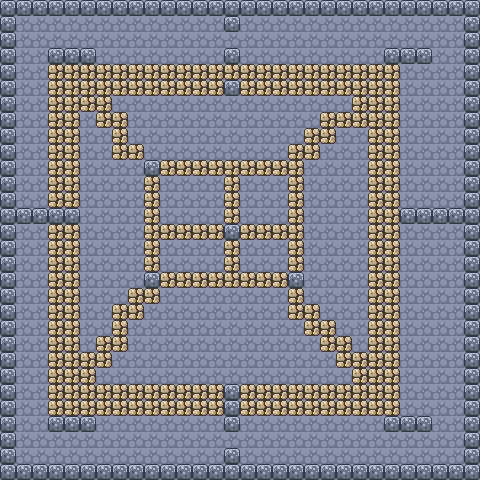

Below is a game level as drawn by its tile map, then a one-line description and the .tmx that defines it (tile-layer data replaced by summaries):
An orthogonal 30x30 tile map with 16x16 px tiles, 2 tile layers (Back ground, Graphics Lyer) and 419 objects.

<map version="1.4" tiledversion="1.4.2" orientation="orthogonal" renderorder="right-down" width="30" height="30" tilewidth="16" tileheight="16" infinite="0" nextlayerid="24" nextobjectid="606">
 <tileset firstgid="1" name="teleset" tilewidth="16" tileheight="16" tilecount="176" columns="11">
  <image source="four-seasons-tileset.png" width="176" height="256" />
 </tileset>
 <layer id="9" name="Back ground" width="30" height="30">
  <data>[900 cells, 900 non-empty, 1 distinct tile ids]</data>
 </layer>
 <layer id="11" name="Graphics Lyer" width="30" height="30">
  <data>[900 cells, 378 non-empty, 2 distinct tile ids]</data>
 </layer>
 <objectgroup id="19" name="Balloom">
  <object id="410" x="168" y="431.75" width="9.5" height="9.5" />
  <object id="411" x="194" y="318.5" width="8.25" height="6.75" />
  <object id="595" x="261.75" y="113" width="8" height="7.25" />
  <object id="603" x="149.75" y="427" width="6.25" height="4.25" />
  <object id="604" x="152" y="438" width="6" height="6.5" />
  <object id="605" x="152" y="449.25" width="5.75" height="6.25" />
 </objectgroup>
 <objectgroup id="20" name="Enemy2">
  <object id="412" x="22" y="330" width="10" height="9.5" />
 </objectgroup>
 <objectgroup id="21" name="Enemy3" />
 <objectgroup id="10" name="Wall">
  <object id="74" x="48.5" y="48" width="13" height="15.25" />
  <object id="75" x="225" y="16" width="15" height="15" />
  <object id="76" x="224.5" y="49" width="15.5" height="14" />
  <object id="77" x="226" y="80.5" width="14" height="15" />
  <object id="78" x="145" y="160" width="14.5" height="15" />
  <object id="79" x="226" y="225" width="13" height="14" />
  <object id="80" x="290" y="273.5" width="14" height="13.5" />
  <object id="82" x="146" y="272" width="12.5" height="13" />
  <object id="83" x="17" y="208.75" width="12.5" height="14" />
  <object id="84" x="401.25" y="208.75" width="12.75" height="13.75" />
  <object id="86" x="226" y="449.75" width="13.5" height="13" />
  <object id="87" x="49.75" y="417.75" width="10.5" height="11" />
  <object id="89" x="385.5" y="417" width="12.75" height="13.75" />
  <object id="90" x="385" y="48.75" width="13.25" height="14.25" />
  <object id="168" x="-0.666667" y="17.25" width="15" height="11.6667" />
  <object id="170" x="0.0833333" y="32.5" width="14" height="11.9167" />
  <object id="171" x="0.0833333" y="51" width="14" height="10.9167" />
  <object id="172" x="0.333333" y="67.5" width="13.75" height="8.66667" />
  <object id="173" x="-0.416667" y="83.75" width="15.25" height="9.41667" />
  <object id="174" x="0.0833333" y="98.25" width="14.25" height="9.41667" />
  <object id="175" x="0.333333" y="114.75" width="13.25" height="10.4167" />
  <object id="176" x="0.833333" y="130.25" width="13" height="10.6667" />
  <object id="177" x="0.833333" y="146.25" width="13.5" height="9.91667" />
  <object id="178" x="0.833333" y="162.25" width="12.75" height="10.1667" />
  <object id="179" x="1.08333" y="178.5" width="12.5" height="10.4167" />
  <object id="180" x="0.333333" y="194" width="12.5" height="11.6667" />
  <object id="181" x="0.583333" y="210.5" width="14" height="13.1667" />
  <object id="182" x="1.33333" y="226.5" width="11.5" height="9.91667" />
  <object id="183" x="1.33333" y="242.5" width="11.5" height="9.91667" />
  <object id="184" x="1.33333" y="259.5" width="12" height="9.66667" />
  <object id="185" x="1.33333" y="274" width="12" height="9.66667" />
  <object id="186" x="0.333333" y="290.5" width="11.75" height="10.6667" />
  <object id="187" x="0.333333" y="305.5" width="12.25" height="10.9167" />
  <object id="188" x="1.08333" y="322.75" width="12" height="10.9167" />
  <object id="189" x="0.333333" y="338.5" width="13" height="10.9167" />
  <object id="190" x="0.833333" y="353.25" width="13.25" height="10.4167" />
  <object id="191" x="0.833333" y="369.5" width="12.25" height="10.9167" />
  <object id="192" x="0.833333" y="386.5" width="12.75" height="11.6667" />
  <object id="193" x="0.583333" y="401.5" width="13.25" height="11.6667" />
  <object id="194" x="1.33333" y="417.75" width="11.75" height="11.9167" />
  <object id="195" x="0.0833333" y="435" width="12.75" height="10.1667" />
  <object id="196" x="1.08333" y="449" width="12.25" height="10.9167" />
  <object id="197" x="66.25" y="418.25" width="10.5" height="11" />
  <object id="198" x="82" y="417.75" width="10.5" height="11" />
  <object id="199" x="32.5" y="209.25" width="12.5" height="14" />
  <object id="200" x="49" y="209" width="12.5" height="14" />
  <object id="201" x="66.5" y="209" width="12.5" height="14" />
  <object id="202" x="65.25" y="49" width="13" height="15.25" />
  <object id="203" x="81.25" y="48.25" width="13" height="15.25" />
  <object id="204" x="401.75" y="49.5" width="13.25" height="14.25" />
  <object id="205" x="418.25" y="49" width="13.25" height="14.25" />
  <object id="206" x="416.5" y="209" width="12.75" height="13.75" />
  <object id="207" x="432.5" y="209.25" width="12.75" height="13.75" />
  <object id="208" x="449.25" y="209.5" width="12.75" height="13.75" />
  <object id="209" x="401.5" y="418" width="12.75" height="13.75" />
  <object id="210" x="417" y="417" width="12.75" height="13.75" />
  <object id="223" x="1" y="465.5" width="12.75" height="13.5" />
  <object id="226" x="17" y="465.25" width="13.25" height="13.75" />
  <object id="227" x="34.5" y="465.25" width="13.25" height="13.75" />
  <object id="228" x="50" y="464.5" width="13.25" height="13.75" />
  <object id="229" x="66.25" y="465.25" width="13.25" height="13.75" />
  <object id="230" x="81.75" y="465" width="13.25" height="13.75" />
  <object id="231" x="97.75" y="465.25" width="13.25" height="13.75" />
  <object id="232" x="113.25" y="464.75" width="13.25" height="13.75" />
  <object id="233" x="129.25" y="465" width="13.25" height="13.75" />
  <object id="234" x="145.25" y="465" width="13.25" height="13.75" />
  <object id="235" x="160" y="465.25" width="13.25" height="13.75" />
  <object id="236" x="177" y="465.25" width="13.25" height="13.75" />
  <object id="237" x="193.75" y="464.75" width="13.25" height="13.75" />
  <object id="238" x="209" y="465.75" width="13.25" height="13.75" />
  <object id="239" x="225" y="465" width="13.25" height="13.75" />
  <object id="240" x="241.25" y="465" width="13.25" height="13.75" />
  <object id="241" x="257.5" y="465" width="13.25" height="13.75" />
  <object id="242" x="273.25" y="465.5" width="13.25" height="13.75" />
  <object id="243" x="289.25" y="465.5" width="13.25" height="13.75" />
  <object id="244" x="305" y="465.25" width="13.25" height="13.75" />
  <object id="245" x="321.75" y="465.25" width="13.25" height="13.75" />
  <object id="246" x="337.25" y="465.75" width="13.25" height="13.75" />
  <object id="247" x="352.5" y="465.75" width="13.25" height="13.75" />
  <object id="248" x="368.75" y="465.25" width="13.25" height="13.75" />
  <object id="249" x="385" y="465" width="13.25" height="13.75" />
  <object id="250" x="400.25" y="465" width="13.25" height="13.75" />
  <object id="251" x="416.75" y="465" width="13.25" height="13.75" />
  <object id="252" x="432.5" y="466" width="13.25" height="13.75" />
  <object id="253" x="448.5" y="466" width="13.25" height="13.75" />
  </objectgroup>
 <objectgroup id="22" name="Coin">
  <!-- 265 objects omitted --></objectgroup>
 <objectgroup id="16" name="Speeds">
  <!-- 244 objects omitted --></objectgroup>
 <objectgroup id="18" name="Portal">
  <!-- 240 objects omitted --></objectgroup>
 <objectgroup id="17" name="Power">
  <!-- 239 objects omitted --></objectgroup>
 <objectgroup id="14" name="Booms">
  <!-- 236 objects omitted --></objectgroup>
 <objectgroup id="15" name="Brick">
  <!-- 231 objects omitted --></objectgroup>
</map>
<!-- 327 of 419 objects omitted -->
